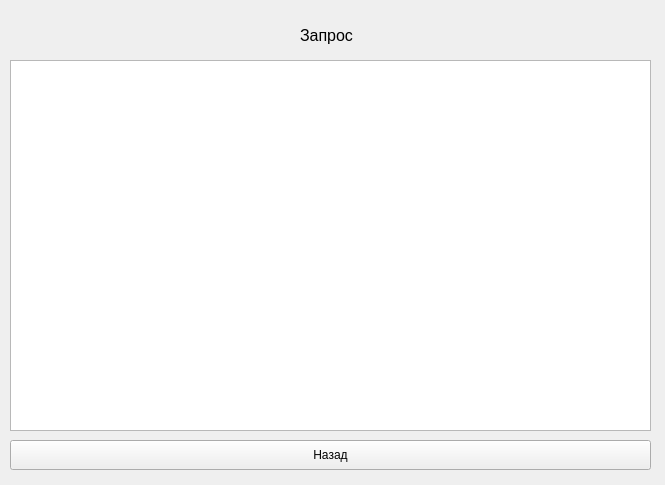
<?xml version="1.0" encoding="UTF-8"?>
<ui version="4.0">
 <class>ViewTable</class>
 <widget class="QWidget" name="ViewTable">
  <property name="geometry">
   <rect>
    <x>0</x>
    <y>0</y>
    <width>665</width>
    <height>485</height>
   </rect>
  </property>
  <property name="windowTitle">
   <string>Form</string>
  </property>
  <widget class="QPushButton" name="b_back">
   <property name="geometry">
    <rect>
     <x>10</x>
     <y>440</y>
     <width>641</width>
     <height>30</height>
    </rect>
   </property>
   <property name="text">
    <string>Назад</string>
   </property>
  </widget>
  <widget class="QTableView" name="table">
   <property name="geometry">
    <rect>
     <x>10</x>
     <y>60</y>
     <width>641</width>
     <height>371</height>
    </rect>
   </property>
  </widget>
  <widget class="QLabel" name="t_title">
   <property name="geometry">
    <rect>
     <x>300</x>
     <y>20</y>
     <width>100</width>
     <height>30</height>
    </rect>
   </property>
   <property name="font">
    <font>
     <pointsize>12</pointsize>
    </font>
   </property>
   <property name="text">
    <string>Запрос</string>
   </property>
  </widget>
 </widget>
 <resources/>
 <connections/>
</ui>
